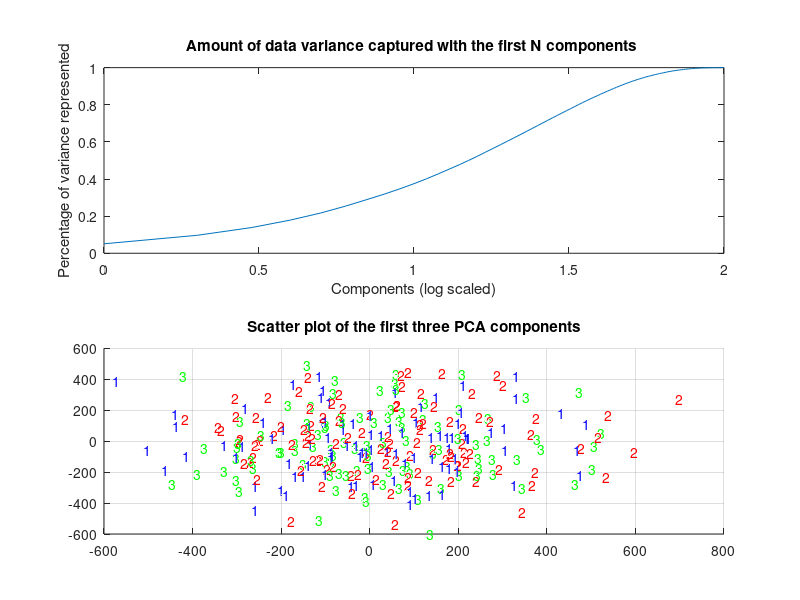

Write the MATLAB code that produced this figure. (Note: this script raises an error after producing the figure.)
clear; clc;
addpath(genpath(pwd));
data = load('hw2p6_train.mat');
labels = data.clab1;
data = data.x1;

%computing PCA
covmatrix = cov(data);
[eigenvectors, eigenvalues] = svd(covmatrix);

%plot of the variance represented with the first N eigenvalues on PCA
eigenvalues = diag(eigenvalues);
sumeig = sum(eigenvalues);
totaleig = 0;
eigplot = [];
for idx = 1 : length(eigenvalues)
    totaleig = totaleig + eigenvalues(idx);    
    eigplot = [eigplot; log10(idx) totaleig/sumeig];
end
figure('Position', [100 100 1024 800]);
subplot(2,1,1);
plot(eigplot(:, 1), eigplot(:, 2));
ylabel('Percentage of variance represented');
xlabel('Components (log scaled)');
title('Amount of data variance captured with the first N components ');

pcavectors = data * eigenvectors(:, 1:4);
subplot(2, 1, 2);
hold on;
scatter3(pcavectors(:, 1), pcavectors(:, 2), pcavectors(:, 3), 0.001);
idxs1 = labels(:, 1) == 1;
pca1 = pcavectors(idxs1, :);
text(pca1(:,1), pca1(:,2), pca1(:,3), '1', 'color', 'b');
idxs2 = labels(:, 1) == 2;
pca2 = pcavectors(idxs2, :);
text(pca2(:,1), pca2(:,2), pca2(:,3), '2', 'color', 'r');
idxs3 = labels(:, 1) == 3;
pca3 = pcavectors(idxs3, :);
text(pca3(:,1), pca3(:,2), pca3(:,3), '3', 'color', 'g');
title('Scatter plot of the first three PCA components');
grid on;
hold off;

%plot of the class separability represented with the first N eigenvalues on
%LDA
[y, v, d] = tamu_lda(data, labels);
sumeig = sum(d);
totaleig = 0;
eigplot = [];
for idx = 1 : length(d)
    totaleig = totaleig + d(idx);    
    eigplot = [eigplot; idx totaleig/sumeig];
end
figure('Position', [200 100 1024 800]);
subplot(2, 1, 1);
plot(eigplot(:, 1), eigplot(:, 2));
ylabel('Percentage of class separability represented');
xlabel('# of Eigenvalues');
title('Amount of class separability info captured with the first N Eigenvalues ');

subplot(2, 1, 2);
hold on;
scatter(y(:, 1), y(:, 2), 0.001);
lda1 = y(idxs1, :);
text(lda1(:,1), lda1(:,2), '1', 'color', 'b');
lda2 = y(idxs2, :);
text(lda2(:,1), lda2(:,2), '2', 'color', 'r');
lda3 = y(idxs3, :);
text(lda3(:,1), lda3(:,2), '3', 'color', 'g');
title('2-D Scatter plot of LDA projections');
hold off;



%(b) experiment with different classification approaches
%compute quadratic classifier
accuq = [];
accuqp = [];
accuql = [];
set1 = data(idxs1, :);
set2 = data(idxs2, :);
set3 = data(idxs3, :);
for k = 1 : 30
    [train1, test1] = GetRandomSets(set1, 1/4);
    [train2, test2] = GetRandomSets(set2, 1/4);
    [train3, test3] = GetRandomSets(set3, 1/4);
    accuq = [accuq; ClassifyQuadratic(train1, test1, train2, test2, train3, test3)];
    
    %computing PCA with training data  
    
    %classifying data in a 50-D PCA
    covmatrix = cov([train1; train2; train3]);
    [eigenvectors, eigenvalues] = svd(covmatrix);
    pcavectrain1 = train1 * eigenvectors(:, 1:50);
    pcavectest1 = test1 * eigenvectors(:, 1:50);

    pcavectrain2 = train2 * eigenvectors(:, 1:50);
    pcavectest2 = test2 * eigenvectors(:, 1:50);

    pcavectrain3 = train3 * eigenvectors(:, 1:50);
    pcavectest3 = test3 * eigenvectors(:, 1:50);
    accuqp = [accuqp; ClassifyQuadratic(pcavectrain1, pcavectest1, pcavectrain2, pcavectest2, pcavectrain3, pcavectest3)];
    
    
    %classifying data using LDA
    l1(1:length(train1(:,1))) = 1;
    train1 = [train1, transpose(l1)];
    l2(1:length(train2(:,1))) = 2;
    train2 = [train2, transpose(l2)];
    l3(1:length(train3(:,1))) = 3;
    train3 = [train3, transpose(l3)];    
    dataset = [train1; train2; train3];

    [y, v, d] = tamu_lda(dataset(:,1:end-1), dataset(:, end));
    ldatrain1 = train1(:, 1:end-1) * v;
    ldatest1 = test1 * v;

    ldatrain2 = train2(:, 1:end-1) * v;
    ldatest2 = test2 * v;

    ldatrain3 = train3(:, 1:end-1) * v;
    ldatest3 = test3 * v;
    accuql = [accuql; ClassifyQuadratic(ldatrain1, ldatest1, ldatrain2, ldatest2, ldatrain3, ldatest3)];
end

disp('Quadratic classifier results');
fprintf('Mean accuracy for original space: %f', mean(accuq));
disp(' ');
fprintf('Mean accuracy for 50-D PCA space: %f', mean(accuqp));
disp(' ');
fprintf('Mean accuracy for 2-D LDA space: %f', mean(accuql));
disp(' ');

%compute accuracy using knn classifier
accuk = [];
accukp = [];
accukl = [];
disp('KNN classifier results');
for idx = 0 : 10
    k = 2*idx + 1;
    for j = 1 : 30
        [train1, test1] = GetRandomSets(set1, 1/4);
        [train2, test2] = GetRandomSets(set2, 1/4);
        [train3, test3] = GetRandomSets(set3, 1/4);
        accuk = [accuk; ClassifyKnn(k, train1, test1, train2, test2, train3, test3)];

        %computing PCA with training data    
        covmatrix = cov([train1; train2; train3]);
        [eigenvectors, eigenvalues] = svd(covmatrix);
        pcavectrain1 = train1 * eigenvectors(:, 1:50);
        pcavectest1 = test1 * eigenvectors(:, 1:50);

        pcavectrain2 = train2 * eigenvectors(:, 1:50);
        pcavectest2 = test2 * eigenvectors(:, 1:50);

        pcavectrain3 = train3 * eigenvectors(:, 1:50);
        pcavectest3 = test3 * eigenvectors(:, 1:50);
        accukp = [accukp; ClassifyKnn(k, pcavectrain1, pcavectest1, pcavectrain2, pcavectest2, pcavectrain3, pcavectest3)];


        %classifying data using LDA
        l1(1:length(train1(:,1))) = 1;
        train1 = [train1, transpose(l1)];
        l2(1:length(train2(:,1))) = 2;
        train2 = [train2, transpose(l2)];
        l3(1:length(train3(:,1))) = 3;
        train3 = [train3, transpose(l3)];

        dataset = [train1; train2; train3];

        [y, v, d] = tamu_lda(dataset(:,1:end-1), dataset(:, end));
        ldatrain1 = train1(:, 1:end-1) * v;
        ldatest1 = test1 * v;

        ldatrain2 = train2(:, 1:end-1) * v;
        ldatest2 = test2 * v;

        ldatrain3 = train3(:, 1:end-1) * v;
        ldatest3 = test3 * v;
        accukl = [accukl; ClassifyKnn(k, ldatrain1, ldatest1, ldatrain2, ldatest2, ldatrain3, ldatest3)];
    end
    fprintf('Results for K = %d', k);
    disp(' ');
    fprintf('Mean accuracy for original space: %f', mean(accuk));
    disp(' ');
    fprintf('Mean accuracy for 50-D PCA space: %f', mean(accukp));
    disp(' ');
    fprintf('Mean accuracy for 2-D LDA space: %f', mean(accukl));
    disp(' ');
    disp(' ');
end








